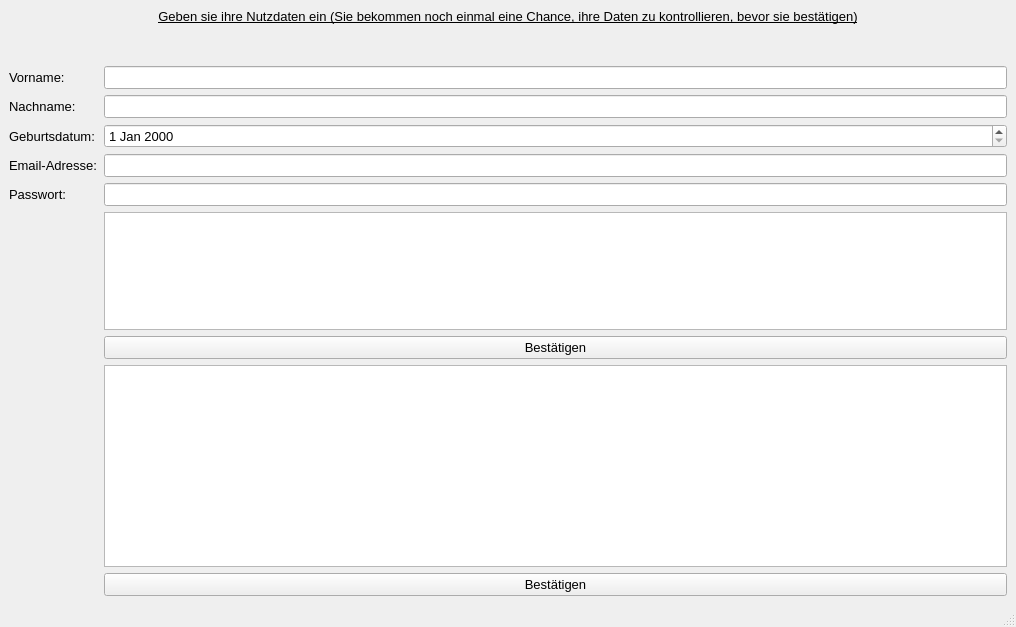
<?xml version="1.0" encoding="UTF-8"?>
<ui version="4.0">
 <class>FrmMain</class>
 <widget class="QMainWindow" name="FrmMain">
  <property name="geometry">
   <rect>
    <x>0</x>
    <y>0</y>
    <width>1016</width>
    <height>627</height>
   </rect>
  </property>
  <property name="font">
   <font>
    <pointsize>10</pointsize>
   </font>
  </property>
  <property name="windowTitle">
   <string>FrmMain</string>
  </property>
  <property name="tabShape">
   <enum>QTabWidget::Triangular</enum>
  </property>
  <widget class="QWidget" name="centralwidget">
   <layout class="QFormLayout" name="formLayout">
    <item row="0" column="0" colspan="2">
     <widget class="QLabel" name="lblUeberschrift">
      <property name="sizePolicy">
       <sizepolicy hsizetype="Preferred" vsizetype="Preferred">
        <horstretch>0</horstretch>
        <verstretch>0</verstretch>
       </sizepolicy>
      </property>
      <property name="font">
       <font>
        <family>MS Shell Dlg 2</family>
        <pointsize>10</pointsize>
        <underline>true</underline>
       </font>
      </property>
      <property name="text">
       <string>Geben sie ihre Nutzdaten ein (Sie bekommen noch einmal eine Chance, ihre Daten zu kontrollieren, bevor sie bestätigen)</string>
      </property>
      <property name="scaledContents">
       <bool>false</bool>
      </property>
      <property name="alignment">
       <set>Qt::AlignCenter</set>
      </property>
     </widget>
    </item>
    <item row="1" column="0" colspan="2">
     <spacer name="spcrOben">
      <property name="orientation">
       <enum>Qt::Vertical</enum>
      </property>
      <property name="sizeType">
       <enum>QSizePolicy::Fixed</enum>
      </property>
      <property name="sizeHint" stdset="0">
       <size>
        <width>20</width>
        <height>30</height>
       </size>
      </property>
     </spacer>
    </item>
    <item row="2" column="0">
     <widget class="QLabel" name="lblVorname">
      <property name="sizePolicy">
       <sizepolicy hsizetype="Fixed" vsizetype="Preferred">
        <horstretch>0</horstretch>
        <verstretch>0</verstretch>
       </sizepolicy>
      </property>
      <property name="maximumSize">
       <size>
        <width>180</width>
        <height>16777215</height>
       </size>
      </property>
      <property name="text">
       <string>Vorname:</string>
      </property>
     </widget>
    </item>
    <item row="2" column="1">
     <widget class="QLineEdit" name="edtVorname"/>
    </item>
    <item row="3" column="0">
     <widget class="QLabel" name="lblNachname">
      <property name="text">
       <string>Nachname:</string>
      </property>
     </widget>
    </item>
    <item row="3" column="1">
     <widget class="QLineEdit" name="edtNachname"/>
    </item>
    <item row="4" column="0">
     <widget class="QLabel" name="lblGeburtsdatum">
      <property name="text">
       <string>Geburtsdatum:</string>
      </property>
     </widget>
    </item>
    <item row="4" column="1">
     <widget class="QDateEdit" name="edtGeburtsdatum"/>
    </item>
    <item row="5" column="0">
     <widget class="QLabel" name="lblEmail">
      <property name="text">
       <string>Email-Adresse:</string>
      </property>
     </widget>
    </item>
    <item row="5" column="1">
     <widget class="QLineEdit" name="edtEmail"/>
    </item>
    <item row="6" column="0">
     <widget class="QLabel" name="lblPasswort">
      <property name="text">
       <string>Passwort:</string>
      </property>
     </widget>
    </item>
    <item row="6" column="1">
     <widget class="QLineEdit" name="edtPasswort">
      <property name="frame">
       <bool>true</bool>
      </property>
      <property name="echoMode">
       <enum>QLineEdit::Password</enum>
      </property>
     </widget>
    </item>
    <item row="7" column="1">
     <widget class="QListWidget" name="lstPasswortAnforderungen">
      <property name="sizePolicy">
       <sizepolicy hsizetype="Preferred" vsizetype="Preferred">
        <horstretch>0</horstretch>
        <verstretch>0</verstretch>
       </sizepolicy>
      </property>
      <property name="maximumSize">
       <size>
        <width>16777215</width>
        <height>118</height>
       </size>
      </property>
     </widget>
    </item>
    <item row="8" column="1">
     <widget class="QPushButton" name="btnBestaetigen_1">
      <property name="sizePolicy">
       <sizepolicy hsizetype="Preferred" vsizetype="Fixed">
        <horstretch>0</horstretch>
        <verstretch>0</verstretch>
       </sizepolicy>
      </property>
      <property name="text">
       <string>Bestätigen</string>
      </property>
      <property name="autoDefault">
       <bool>false</bool>
      </property>
      <property name="default">
       <bool>false</bool>
      </property>
      <property name="flat">
       <bool>false</bool>
      </property>
     </widget>
    </item>
    <item row="9" column="1">
     <widget class="QListWidget" name="lstAusgabe"/>
    </item>
    <item row="10" column="1">
     <widget class="QPushButton" name="btnBestaetigen_2">
      <property name="text">
       <string>Bestätigen</string>
      </property>
      <property name="default">
       <bool>false</bool>
      </property>
      <property name="flat">
       <bool>false</bool>
      </property>
     </widget>
    </item>
   </layout>
  </widget>
  <widget class="QStatusBar" name="statusbar"/>
 </widget>
 <resources/>
 <connections/>
</ui>
